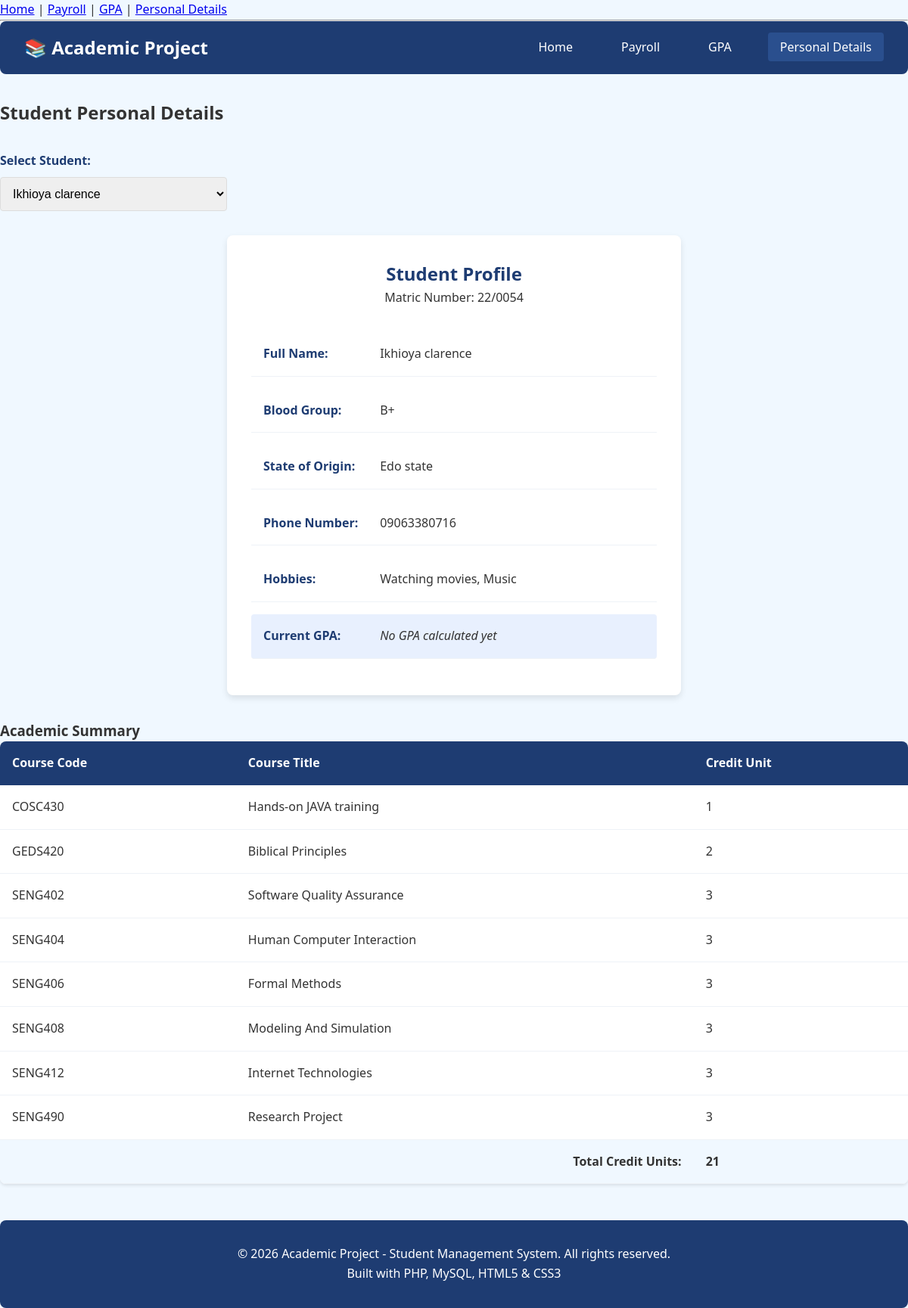
/pages/personal_details.php?student_id=3, run on the app's committed database.
### tables this page shows
CREATE TABLE students (
    id INT PRIMARY KEY AUTO_INCREMENT,
    matric_number VARCHAR(20) UNIQUE NOT NULL,
    name VARCHAR(100) NOT NULL,
    blood_group VARCHAR(5),
    state_of_origin VARCHAR(50),
    phone VARCHAR(15),
    hobbies TEXT,
    created_at TIMESTAMP DEFAULT CURRENT_TIMESTAMP
);

CREATE TABLE courses (
    id INT PRIMARY KEY AUTO_INCREMENT,
    course_code VARCHAR(10) UNIQUE NOT NULL,
    course_title VARCHAR(100) NOT NULL,
    credit_unit INT NOT NULL
);

### pages/personal_details.php (the view)
<?php
require_once '../config/db.php';
include '../includes/header.php';
include '../includes/navbar.php';
$students_query = "SELECT * FROM students ORDER BY name";
$students_result = mysqli_query($conn, $students_query);
$selected_student_id = isset($_GET['student_id']) ? (int)$_GET['student_id'] : 1;
$student_stmt = mysqli_prepare($conn, "SELECT * FROM students WHERE id = ?");
mysqli_stmt_bind_param($student_stmt, "i", $selected_student_id);
mysqli_stmt_execute($student_stmt);
$student_result = mysqli_stmt_get_result($student_stmt);
$student = mysqli_fetch_assoc($student_result);
$gpa_stmt = mysqli_prepare($conn,
    "SELECT gpa, date_created FROM gpa_records
     WHERE student_id = ?
     ORDER BY date_created DESC LIMIT 1"
);
mysqli_stmt_bind_param($gpa_stmt, "i", $selected_student_id);
mysqli_stmt_execute($gpa_stmt);
$gpa_result = mysqli_stmt_get_result($gpa_stmt);
$gpa_record = mysqli_fetch_assoc($gpa_result);
?>
<div style="margin-bottom: 2rem;">
    <h2>Student Personal Details</h2>
    <form method="GET" action="" style="margin: 2rem 0;">
        <div class="form-group" style="max-width: 300px;">
            <label for="student_id">Select Student:</label>
            <select name="student_id" id="student_id" class="form-control" onchange="this.form.submit()">
                <?php
                mysqli_data_seek($students_result, 0);
                while ($s = mysqli_fetch_assoc($students_result)):
                ?>
                    <option value="<?php echo $s['id']; ?>" <?php echo $s['id'] == $selected_student_id ? 'selected' : ''; ?>>
                        <?php echo htmlspecialchars($s['name']); ?>
                    </option>
                <?php endwhile; ?>
            </select>
        </div>
    </form>
    <?php if ($student): ?>
    <div class="profile-card">
        <div class="profile-header">
            <h2>Student Profile</h2>
            <p>Matric Number: <?php echo htmlspecialchars($student['matric_number']); ?></p>
        </div>
        <div class="profile-info">
            <span class="profile-label">Full Name:</span>
            <?php echo htmlspecialchars($student['name']); ?>
        </div>
        <div class="profile-info">
            <span class="profile-label">Blood Group:</span>
            <?php echo htmlspecialchars($student['blood_group'] ?: 'Not specified'); ?>
        </div>
        <div class="profile-info">
            <span class="profile-label">State of Origin:</span>
            <?php echo htmlspecialchars($student['state_of_origin'] ?: 'Not specified'); ?>
        </div>
        <div class="profile-info">
            <span class="profile-label">Phone Number:</span>
            <?php echo htmlspecialchars($student['phone'] ?: 'Not specified'); ?>
        </div>
        <div class="profile-info">
            <span class="profile-label">Hobbies:</span>
            <?php echo htmlspecialchars($student['hobbies'] ?: 'Not specified'); ?>
        </div>
        <div class="profile-info" style="background: #e8f0fe; border-radius: 4px;">
            <span class="profile-label">Current GPA:</span>
            <?php if ($gpa_record): ?>
                <strong><?php echo number_format($gpa_record['gpa'], 2); ?></strong>
                <small>(as of <?php echo date('Y-m-d', strtotime($gpa_record['date_created'])); ?>)</small>
            <?php else: ?>
                <em>No GPA calculated yet</em>
            <?php endif; ?>
        </div>
    </div>
    <div style="margin-top: 2rem;">
        <h3>Academic Summary</h3>
        <table class="table">
            <thead>
                <tr>
                    <th>Course Code</th>
                    <th>Course Title</th>
                    <th>Credit Unit</th>
                </tr>
            </thead>
            <tbody>
                <?php
                $courses_stmt = mysqli_prepare($conn,
                    "SELECT c.course_code, c.course_title, c.credit_unit
                     FROM courses c
                     JOIN student_courses sc ON c.id = sc.course_id
                     WHERE sc.student_id = ?
                     ORDER BY c.course_code"
                );
                mysqli_stmt_bind_param($courses_stmt, "i", $selected_student_id);
                mysqli_stmt_execute($courses_stmt);
                $courses_result = mysqli_stmt_get_result($courses_stmt);
                $total_credits = 0;
                while ($course = mysqli_fetch_assoc($courses_result)) {
                    echo "<tr>";
                    echo "<td>" . htmlspecialchars($course['course_code']) . "</td>";
                    echo "<td>" . htmlspecialchars($course['course_title']) . "</td>";
                    echo "<td>" . htmlspecialchars($course['credit_unit']) . "</td>";
                    echo "</tr>";
                    $total_credits += $course['credit_unit'];
                }
                ?>
                <tr style="font-weight: bold; background: #f0f8ff;">
                    <td colspan="2" style="text-align: right;">Total Credit Units:</td>
                    <td><?php echo $total_credits; ?></td>
                </tr>
            </tbody>
        </table>
    </div>
    <?php else: ?>
        <div class="alert alert-error">Student not found.</div>
    <?php endif; ?>
</div>
<?php
include '../includes/footer.php';
?>

### assets/css/style.css (style rules this page uses)
* { margin: 0; padding: 0; box-sizing: border-box; }
body { font-family: 'Segoe UI', Tahoma, Geneva, Verdana, sans-serif; background-color: #f0f8ff; color: #333; line-height: 1.6; }
.form-group { margin-bottom: 1.5rem; }
.form-group label { display: block; margin-bottom: 0.5rem; font-weight: bold; color: #1e3c72; }
.form-control { width: 100%; padding: 0.75rem; border: 1px solid #ddd; border-radius: 4px; font-size: 1rem; }
.table { width: 100%; border-collapse: collapse; background: white; border-radius: 8px; overflow: hidden; box-shadow: 0 2px 4px rgba(0, 0, 0, 0.1); }
.table th { background-color: #1e3c72; color: white; padding: 1rem; text-align: left; }
.table td { padding: 1rem; border-bottom: 1px solid #eef2f7; }
.profile-card { background: white; border-radius: 8px; padding: 2rem; box-shadow: 0 4px 8px rgba(0, 0, 0, 0.1); max-width: 600px; margin: 0 auto; }
.profile-header { text-align: center; margin-bottom: 2rem; }
.profile-header h2 { color: #1e3c72; }
.profile-info { margin-bottom: 1rem; padding: 1rem; border-bottom: 1px solid #eef2f7; }
.profile-label { font-weight: bold; color: #1e3c72; display: inline-block; width: 150px; }

### data on the page
students: matric_number "22/0054", name "Ikhioya clarence", blood_group "B+", state_of_origin "Edo state", phone "09063380716", hobbies "Watching movies, Music"
courses: course_code "COSC430", course_title "Hands-on JAVA training", credit_unit "1"
courses: course_code "GEDS420", course_title "Biblical Principles", credit_unit "2"
courses: course_code "SENG402", course_title "Software Quality Assurance", credit_unit "3"
courses: course_code "SENG404", course_title "Human Computer Interaction", credit_unit "3"
courses: course_code "SENG406", course_title "Formal Methods", credit_unit "3"
courses: course_code "SENG408", course_title "Modeling And Simulation", credit_unit "3"
courses: course_code "SENG412", course_title "Internet Technologies", credit_unit "3"
courses: course_code "SENG490", course_title "Research Project", credit_unit "3"

### other printed values
$total_credits "21"
form field student_id "Ikhioya clarence"
